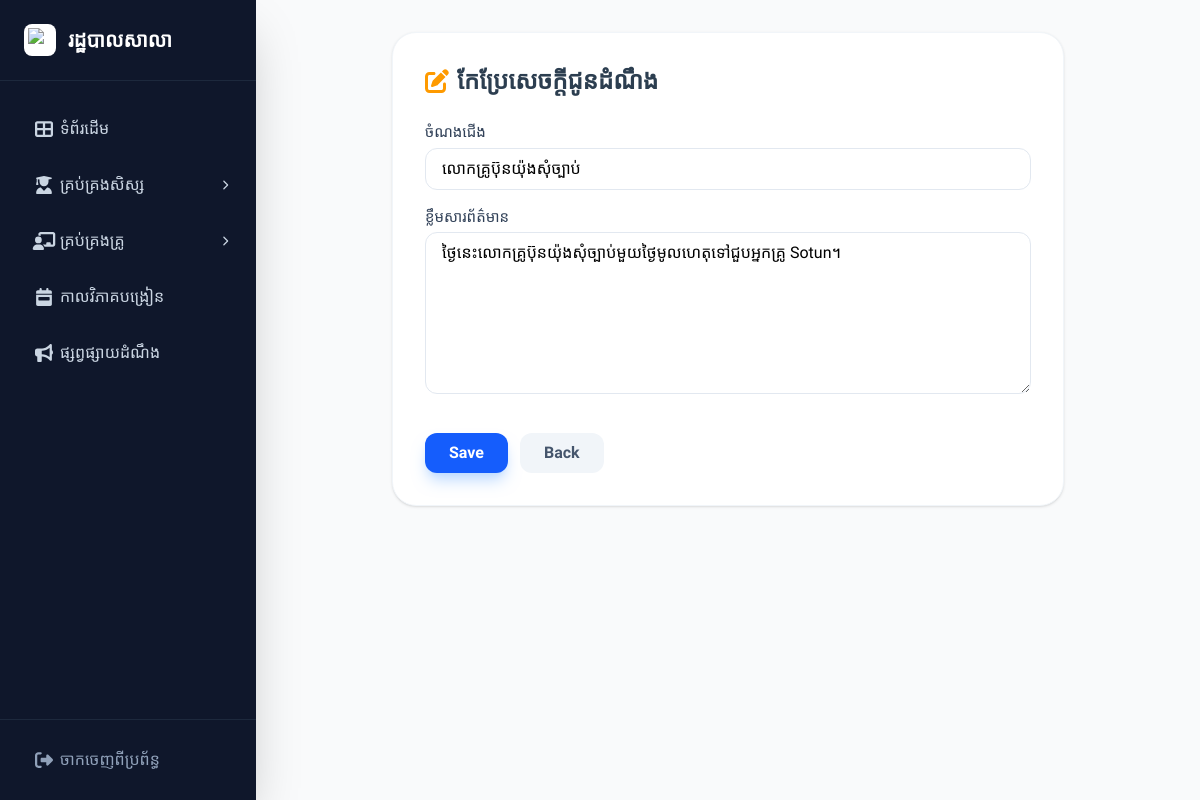
The app's page /views/staff/edit_announcement.php?id=4 (signed in) with its own data.
### tables this page shows
CREATE TABLE `announcements` (
  `id` int(11) NOT NULL,
  `title` varchar(255) NOT NULL,
  `content` text NOT NULL,
  `posted_by` varchar(100) DEFAULT 'រដ្ឋបាល',
  `created_at` timestamp NOT NULL DEFAULT CURRENT_TIMESTAMP
);

### views/staff/edit_announcement.php (the view, shortened to what this page needs)
<?php
require_once '../../config/db.php';
include '../../includes/header.php';
include '../../includes/sidebar_staff.php';
$id = isset($_GET['id']) ? mysqli_real_escape_string($conn, $_GET['id']) : 0;
$query = "SELECT * FROM announcements WHERE id = '$id' LIMIT 1";
$result = mysqli_query($conn, $query);
$row = mysqli_fetch_assoc($result);
?>
<main class="flex-1 p-8 bg-gray-50 min-h-screen">
    <div class="max-w-2xl mx-auto bg-white p-8 rounded-3xl shadow-sm border border-slate-100">
        <h2 class="text-2xl font-bold text-slate-800 mb-6 flex items-center gap-2">
            <i class="fas fa-edit text-amber-500"></i> កែប្រែសេចក្ដីជូនដំណឹង
        </h2>
        <form action="../../actions/announcements/update.php" method="POST" class="space-y-4">
            <div>
                <label class="block text-[15px] font-medium text-slate-700 mb-1">ចំណងជើង</label>
                <input type="text" name="title" value="<?php echo htmlspecialchars($row['title']); ?>" required
                       class="w-full px-4 py-2 border border-slate-200 rounded-xl focus:ring-2 focus:ring-blue-500 outline-none">
            </div>
            <div>
                <label class="block text-[15px] font-medium text-slate-700 mb-1">ខ្លឹមសារព័ត៌មាន</label>
                <textarea name="content" rows="6" required
                          class="w-full px-4 py-2 border border-slate-200 rounded-xl focus:ring-2 focus:ring-blue-500 outline-none"><?php echo htmlspecialchars($row['content']); ?></textarea>
            </div>
            <div class="flex gap-3 pt-4">
                <button type="submit" class="bg-blue-600 text-white px-6 py-2 rounded-xl font-bold hover:bg-blue-700 transition shadow-lg shadow-blue-200">Save</button>
                <a href="announcements.php" class="bg-slate-100 text-slate-600 px-6 py-2 rounded-xl font-bold hover:bg-slate-200 transition">Back</a>
            </div>
        </form>
    </div>
</main>
<?php include '../../includes/footer.php'; ?>

### includes/header.php (style rules this page uses)
body { font-family: 'Hanuman', serif; font-size: 16px; }
h1, h2, .sidebar-brand { font-family: 'Hanuman', serif; font-weight: 700; color: #2c3e50; }

### records on screen
announcements: title "លោកគ្រូប៊ុនយ៉ុងសុំច្បាប់", content "ថ្ងៃនេះលោកគ្រូប៊ុនយ៉ុងសុំច្បាប់មួយថ្ងៃមូលហេតុទៅជួបអ្នកគ្រូ Sotun។"
